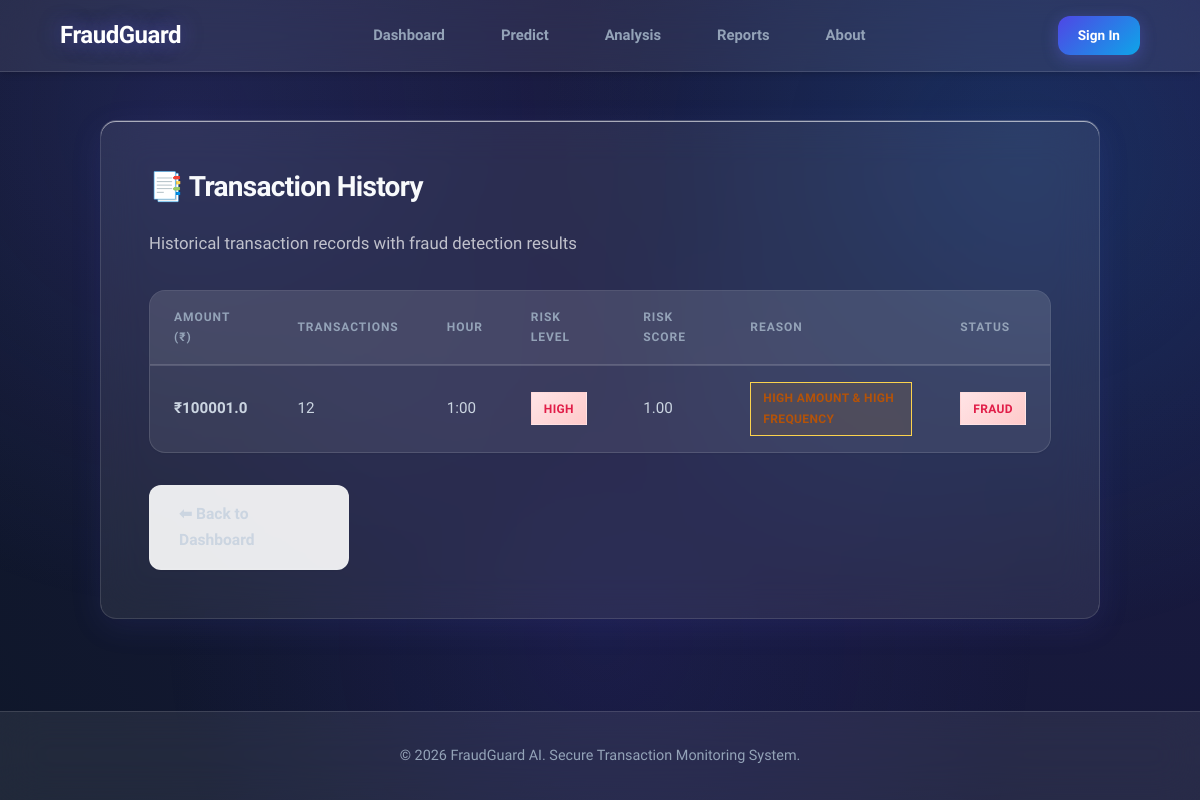
/report/, run on an earlier commit of the app's database.
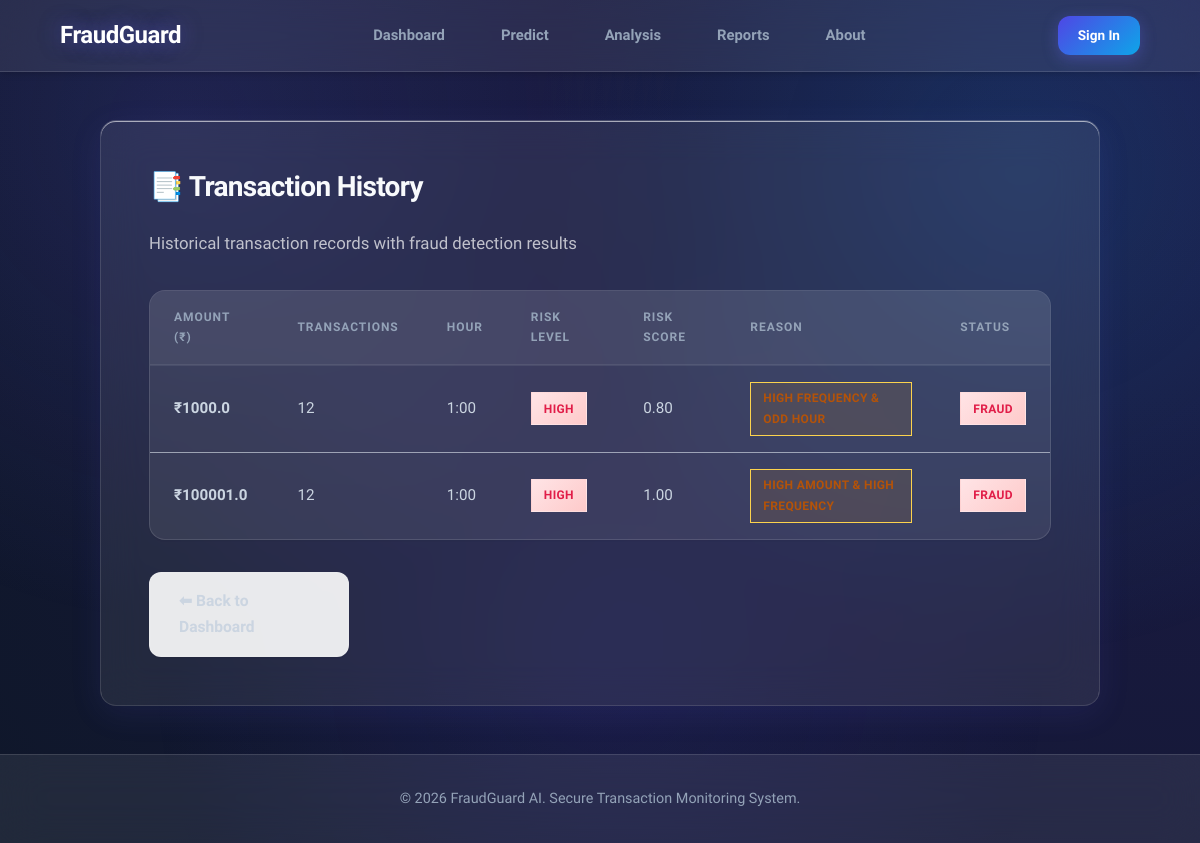
And on a later commit of the database.
### core/models.py (models this page shows, shortened)
class TransactionRecord(models.Model):
    amount = models.FloatField()
    transactions = models.IntegerField()
    hour = models.IntegerField()
    fraud_result = models.CharField(max_length=20) # "Fraud" or "Normal"
    risk_level = models.CharField(max_length=20)   # "High Risk", etc.
    risk_score = models.FloatField(default=0.0)
    fraud_reason = models.CharField(max_length=255, blank=True, null=True)
    timestamp = models.DateTimeField(auto_now_add=True)

### core/views.py (the view)
# urls.py: path('report/', views.report, name='report'),
def report(request):
    report_data = TransactionRecord.objects.all().order_by('-timestamp')
    return render(request, 'core/report.html', {'report_data': report_data})

### core/templates/core/report.html (shortened to what this page needs)
{% extends 'core/base.html' %}
{% block content %}
<div class="box wide">
    <h2>📑 Transaction History</h2>
    <p class="subtitle">Historical transaction records with fraud detection results</p>
    {% if report_data %}
    <div class="table-wrapper">
        <table>
            <thead>
                <tr>
                    <th>Amount (₹)</th>
                    <th>Transactions</th>
                    <th>Hour</th>
                    <th>Risk Level</th>
                    <th>Risk Score</th>
                    <th>Reason</th>
                    <th>Status</th>
                </tr>
            </thead>
            <tbody>
                {% for row in report_data %}
                <tr>
                    <td><strong>₹{{ row.amount }}</strong></td>
                    <td>{{ row.transactions }}</td>
                    <td>{{ row.hour }}:00</td>
                    <td>
                        {% if row.risk_level == "High Risk" %}
                        <span class="badge fraud">High</span>
                        {% elif row.risk_level == "Medium Risk" %}
                        <span class="badge warning">Medium</span>
                        {% else %}
                        <span class="badge normal">Low</span>
                        {% endif %}
                    </td>
                    <td>{{ row.risk_score|floatformat:2 }}</td>
                    <td>
                        {% if row.fraud_result == "Fraud" %}
                        <span class="badge reason">{{ row.fraud_reason|default:"N/A" }}</span>
                        {% else %}
                        <span class="badge normal">-</span>
                        {% endif %}
                    </td>
                    <td>
                        {% if row.fraud_result == "Fraud" %}
                        <span class="badge fraud">Fraud</span>
                        {% else %}
                        <span class="badge normal">Normal</span>
                        {% endif %}
                    </td>
                </tr>
                {% endfor %}
            </tbody>
        </table>
    </div>
    {% endif %}
    <a href="{% url 'home' %}" class="button secondary" style="margin-top: 2rem; max-width: 200px;">⬅ Back to
        Dashboard</a>
</div>
{% endblock %}

### core/templates/core/base.html (shortened to what this page needs)
{% load static %}
<!DOCTYPE html>
<html lang="en">
<head>
    <link rel="stylesheet" href="{% static 'core/style.css' %}?v=1.4">
</head>
<body>
    <nav class="navbar">
        <a href="{% url 'home' %}" class="brand">
            FraudGuard
        </a>
        <div class="nav-links">
            <a href="{% url 'home' %}" class="nav-link">Dashboard</a>
            <a href="{% url 'predict' %}" class="nav-link">Predict</a>
            <a href="{% url 'fraud_analysis' %}" class="nav-link">Analysis</a>
            <a href="{% url 'report' %}" class="nav-link">Reports</a>
            <a href="{% url 'about' %}" class="nav-link">About</a>
        </div>
        <div class="auth-buttons">
            {% if user.is_authenticated %}
            <span class="nav-link" style="cursor: default;">👤 {{ user.username }}</span>
            <form action="{% url 'logout' %}" method="post" style="display: inline;">
                {% csrf_token %}
                <button type="submit" class="button secondary btn-inline"
                    style="padding: 0.5rem 1rem; font-size: 0.85rem; width: auto; cursor: pointer;">
                    Logout
                </button>
            </form>
            {% else %}
            <a href="{% url 'login' %}" class="button btn-inline" style="padding: 0.5rem 1.25rem; font-size: 0.85rem;">
                Sign In
            </a>
            {% endif %}
        </div>
    </nav>
    <div class="container">
        {% block content %}
        {% endblock %}
    </div>
    <footer class="footer">
        <p>© 2026 FraudGuard AI. Secure Transaction Monitoring System.</p>
    </footer>
</body>
</html>

What changed in the data, as far as the page shows it:
added TransactionRecord: amount "1000.0", transactions "12", hour "1", risk_level "HIGH", risk_score "0.80", fraud_reason "HIGH FREQUENCY & ODD HOUR", fraud_result "FRAUD"
